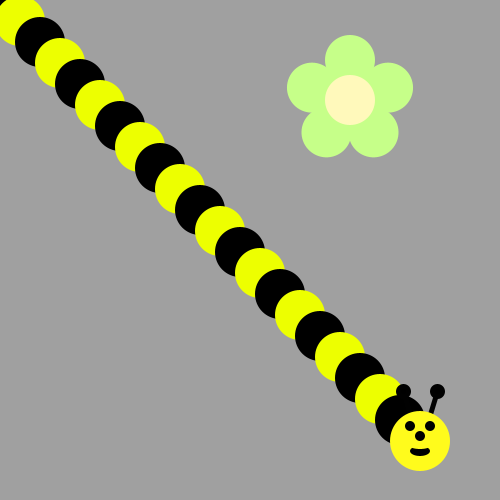
Frame 1 (no input)
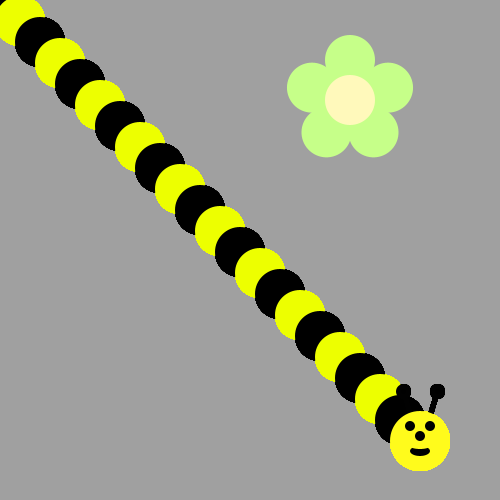
Frame 60 (the mouse pressed at the canvas centre just before this capture)
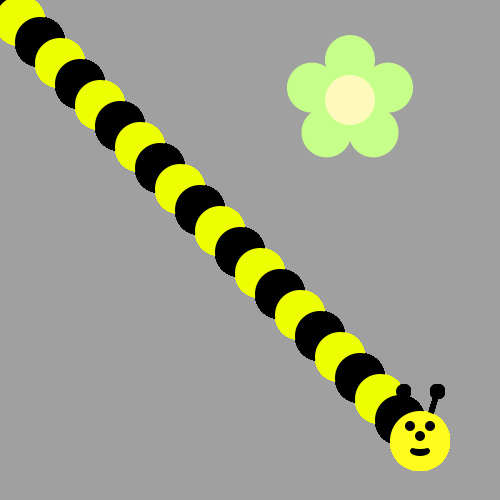
Frame 120 (the mouse held since frame 60 and released just before this capture)

The Processing sketch that drew these frames (run headless with seeded random() and noise(); from frame 60 on, the mouse is pressed at the canvas centre):

// Processing sketch: bumble_bee_finished
// ── bumble_bee_finished.pde

void draw() {
/*Use a loop to make a body for the Bee!
Then put his head on using drawBeeFace(x,y)
Use Modulo to make the colors alternate 
*/int bodx = 0;
int body = 0;
for(int i =1; i < 22; i++){
 if(i % 2 == 0){
   fill(#EDFF00);
  ellipse( bodx , body ++,50,50); 
 bodx += 20;
 body += 20;
 }
 else{
   fill(0,0,0);
  ellipse( bodx , body ++,50,50); 
 bodx += 20;
 body += 20;
 }
}
drawBeeFace(bodx,body);
}

void drawFlower(int x, int y) {
     noStroke();
     translate(x, y);
     // draw 5 petals, rotating after each one
     fill(#c6ff89);      // green
      for (int i = 0; i < 5; i++) {
           ellipse(0, -40, 50, 50);
          rotate(radians(72));
     }
     fill(#fff9bb); // light yellow
     ellipse(0, 0, 50, 50);
} 
void drawBeeFace(int BeeFaceX, int BeeFaceY) {
     noStroke();
     fill(0, 0, 0);
     stroke(1);
     strokeWeight(5);
     line(BeeFaceX-10, BeeFaceY-27, BeeFaceX-17, BeeFaceY-50);
     line(BeeFaceX+10, BeeFaceY-27, BeeFaceX+17, BeeFaceY-50);
     ellipse(BeeFaceX-17, BeeFaceY-50, 10, 10);
     ellipse(BeeFaceX+17, BeeFaceY-50, 10, 10);
     noStroke();
     fill(255, 251, 28);
     ellipse(BeeFaceX, BeeFaceY, 60, 60); // face
     fill(255, 237, 209);
     fill(0,0,0);
      ellipse(BeeFaceX-10, BeeFaceY-15, 10, 10); // eyes
     ellipse(BeeFaceX+10, BeeFaceY-15, 10, 10);
      ellipse(BeeFaceX, BeeFaceY-5, 10, 10); // nose
      ellipse(BeeFaceX, BeeFaceY+10, 20, 10);// mouth
     fill(255, 251, 28);
     ellipse(BeeFaceX, BeeFaceY+5, 20, 6);
}

void setup() {
     ellipseMode(CENTER);
     size(500, 500);
     background(160, 160, 160);
      drawFlower(350, 100);
}
